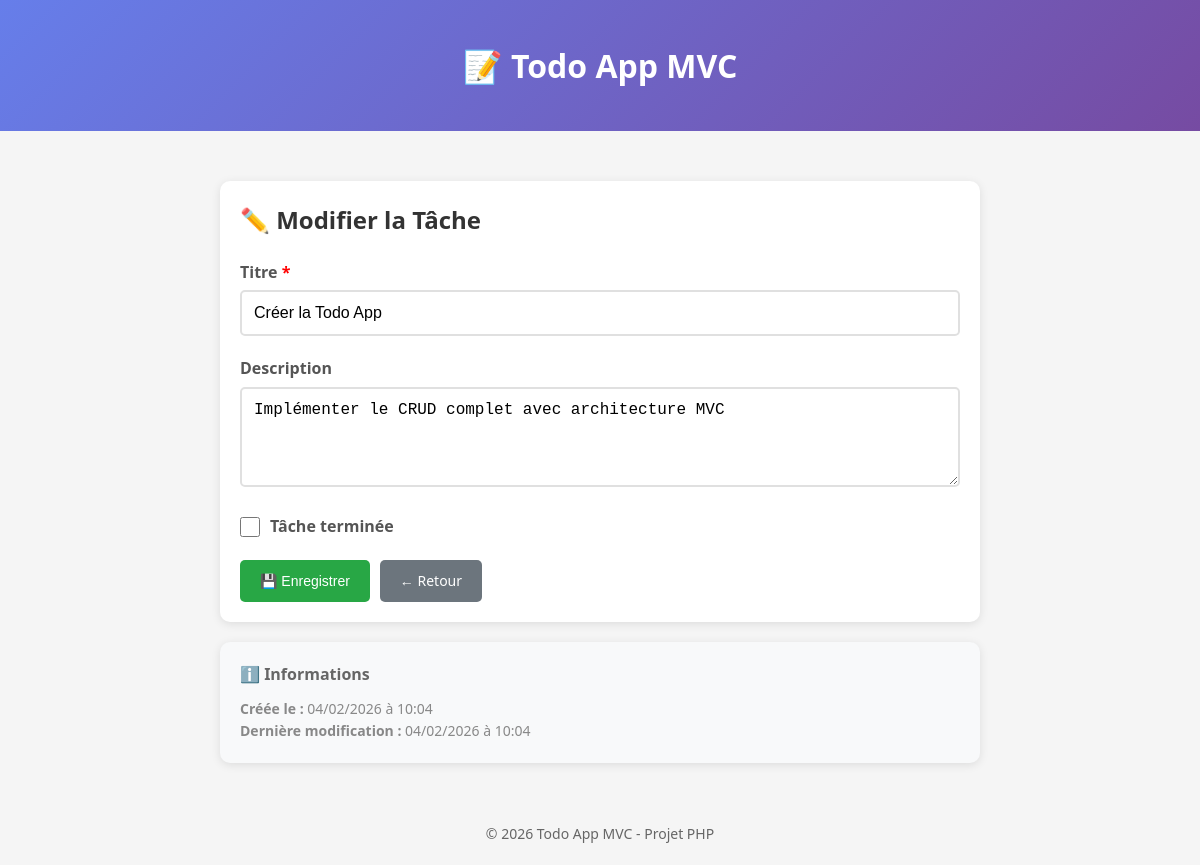
Screenshot of /?action=edit&id=3 with the database file from the repository.
### tables this page shows
CREATE TABLE IF NOT EXISTS tasks (
    id INT UNSIGNED AUTO_INCREMENT PRIMARY KEY,
    title VARCHAR(255) NOT NULL,
    description TEXT DEFAULT NULL,
    is_completed TINYINT(1) NOT NULL DEFAULT 0,
    created_at DATETIME NOT NULL DEFAULT CURRENT_TIMESTAMP,
    updated_at DATETIME NOT NULL DEFAULT CURRENT_TIMESTAMP ON UPDATE CURRENT_TIMESTAMP,
    
     
    INDEX idx_is_completed (is_completed),
    INDEX idx_created_at (created_at)
);

### controllers/TaskController.php (called while the page is built, shortened)
<?php
class TaskController
{
    private Task $taskModel;
    public function __construct()
    {
        $this->taskModel = new Task();
    }
    public function edit(?int $id): void
    {
        $task = $this->taskModel->findById($id);
        $errors = $_SESSION['errors'] ?? [];
        $old = $_SESSION['old'] ?? [];
        require_once __DIR__ . '/../views/tasks/edit.php';
    }
}

### config/Database.php (called while the page is built, shortened)
<?php
class Database
{
    private static ?Database $instance = null;
    private PDO $connection;
    private function __construct()
    {
        try {
            $dsn = sprintf(
                'mysql:host=%s;dbname=%s;charset=%s',
                self::DB_HOST,
                self::DB_NAME,
                self::DB_CHARSET
            );
            $options = [
                PDO::ATTR_ERRMODE => PDO::ERRMODE_EXCEPTION,
                PDO::ATTR_DEFAULT_FETCH_MODE => PDO::FETCH_ASSOC,
                PDO::ATTR_EMULATE_PREPARES => false
            ];
            $this->connection = new PDO($dsn, self::DB_USER, self::DB_PASS, $options);
        } catch (PDOException $e) {
            die('Erreur de connexion à la base de données : ' . $e->getMessage());
        }
    }
    public static function getInstance(): Database
    {
        if (self::$instance === null) {
            self::$instance = new self();
        }
        return self::$instance;
    }
    public function getConnection(): PDO
    {
        return $this->connection;
    }
}

### models/Task.php (called while the page is built, shortened)
<?php
class Task
{
    private PDO $db;
    public function __construct()
    {
        $this->db = Database::getInstance()->getConnection();
    }
    public function findById(int $id): ?array
    {
        $sql = "SELECT * FROM tasks WHERE id = :id";
        $stmt = $this->db->prepare($sql);
        $stmt->execute(['id' => $id]);
        $result = $stmt->fetch();
        return $result ?: null;
    }
}

### views/tasks/edit.php (the view, shortened to what this page needs)
<?php
require_once __DIR__ . '/../layout/header.php';
?>
<div class="card">
    <h2 style="margin-bottom: 20px;">✏️ Modifier la Tâche</h2>
    <form action="?action=update" method="POST">
        <div class="form-group">
            <label for="title">Titre <span style="color: red;">*</span></label>
            <input
                type="text"
                id="title"
                name="title"
                class="form-control <?= isset($errors['title']) ? 'is-invalid' : '' ?>"
                value="<?= htmlspecialchars($old['title'] ?? $task['title']) ?>"
                placeholder="Ex: Faire les courses"
                maxlength="255"
                required
            >
        </div>
        <div class="form-group">
            <label for="description">Description</label>
            <textarea
                id="description"
                name="description"
                class="form-control <?= isset($errors['description']) ? 'is-invalid' : '' ?>"
                placeholder="Détails de la tâche (optionnel)"
                maxlength="1000"
            ><?= htmlspecialchars($old['description'] ?? $task['description']) ?></textarea>
        </div>
        <div class="form-group">
            <div class="checkbox-group">
                <input
                    type="checkbox"
                    id="is_completed"
                    name="is_completed"
                    <?= ($task['is_completed'] ?? false) ? 'checked' : '' ?>
                >
                <label for="is_completed" style="margin-bottom: 0; cursor: pointer;">
                    Tâche terminée
                </label>
            </div>
        </div>
        <div style="display: flex; gap: 10px;">
            <button type="submit" class="btn btn-success">💾 Enregistrer</button>
            <a href="?action=index" class="btn btn-secondary">← Retour</a>
        </div>
    </form>
</div>
<div class="card" style="background-color: #f8f9fa;">
    <h4 style="margin-bottom: 10px; color: #666;">ℹ️ Informations</h4>
    <p style="color: #888; font-size: 14px; margin: 0;">
        <strong>Créée le :</strong> <?= date('d/m/Y à H:i', strtotime($task['created_at'])) ?><br>
        <strong>Dernière modification :</strong> <?= date('d/m/Y à H:i', strtotime($task['updated_at'])) ?>
    </p>
</div>
<?php require_once __DIR__ . '/../layout/footer.php'; ?>

### views/layout/header.php (style rules this page uses)
* { margin: 0; padding: 0; box-sizing: border-box; }
body { font-family: 'Segoe UI', Tahoma, Geneva, Verdana, sans-serif; background-color: #f5f5f5; color: #333; line-height: 1.6; }
.btn { display: inline-block; padding: 10px 20px; border: none; border-radius: 5px; cursor: pointer; text-decoration: none; font-size: 14px; transition: all 0.3s ease; }
.btn-success { background-color: #28a745; color: white; }
.btn-secondary { background-color: #6c757d; color: white; }
.card { background: white; border-radius: 10px; box-shadow: 0 2px 10px rgba(0, 0, 0, 0.1); padding: 20px; margin-bottom: 20px; }
.form-group { margin-bottom: 20px; }
.form-group label { display: block; margin-bottom: 5px; font-weight: 600; color: #555; }
.form-control { width: 100%; padding: 12px; border: 2px solid #e0e0e0; border-radius: 5px; font-size: 16px; transition: border-color 0.3s ease; }
.checkbox-group { display: flex; align-items: center; gap: 10px; }
.checkbox-group input[type="checkbox"] { width: 20px; height: 20px; cursor: pointer; }
textarea.form-control { resize: vertical; min-height: 100px; }

### rows the page displays
tasks: title "Créer la Todo App", description "Implémenter le CRUD complet avec architecture MVC", created_at "04/02/2026 à 10:04", updated_at "04/02/2026 à 10:04"
